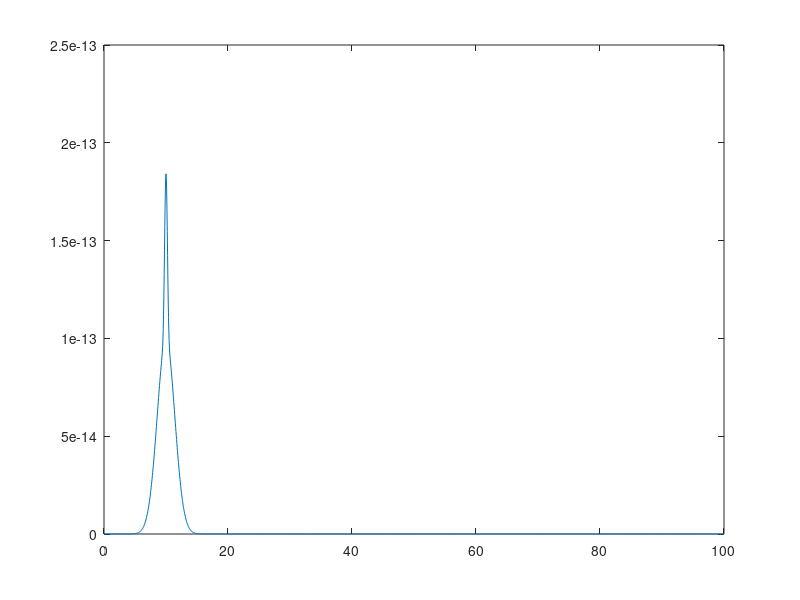
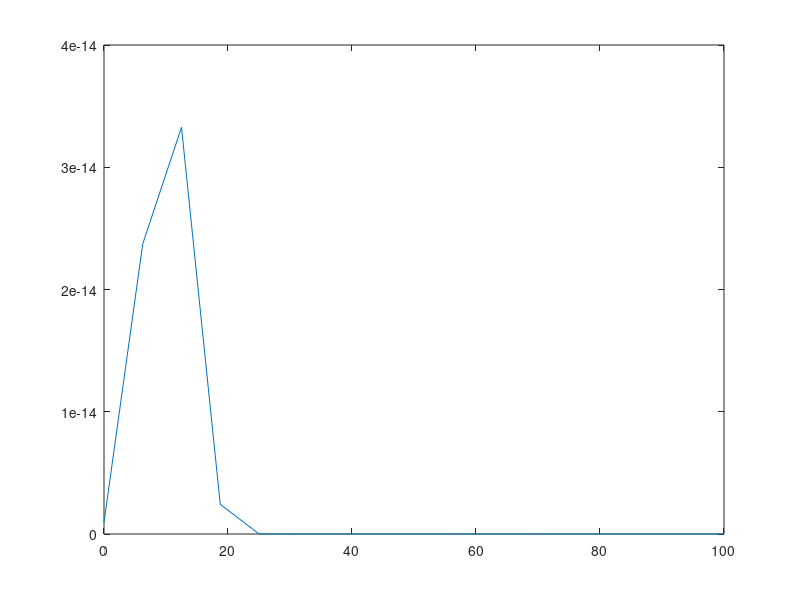

Write MATLAB code to recreate these figures, in order. (Note: this script raises an error after producing the figures.)
clear
close all
config = jsondecode(fileread("config.json"));

sample_freq = config.samplerate_hz;
max_freq = sample_freq/2;
total_samples = config.duration_sec*sample_freq;

N = total_samples*10;

f = linspace(0,max_freq,N);

p = (12000*normpdf(f, 10, .2) + 25000*normpdf(f, 10,1)); % power in fT^2/Hz
p = sqrt(1e-15*1e-15*p); %Power in T/Hz^1/2
figure
plot(f, p)
hfir = fir2(N, f/max_freq, sqrt(p));

white_noise = randn(N, 1);

noise = filter(hfir, 1, white_noise);
%Taking end of generated noise to compensate for FIR filter delay
noise = noise(end-total_samples:end);

[noise_power, noise_freq] = pwelch(noise,[],[],[], sample_freq);

noise_power = noise_power*max_freq;
figure
plot(noise_freq, noise_power)

writematrix(noise, "alphawave.csv")
       



